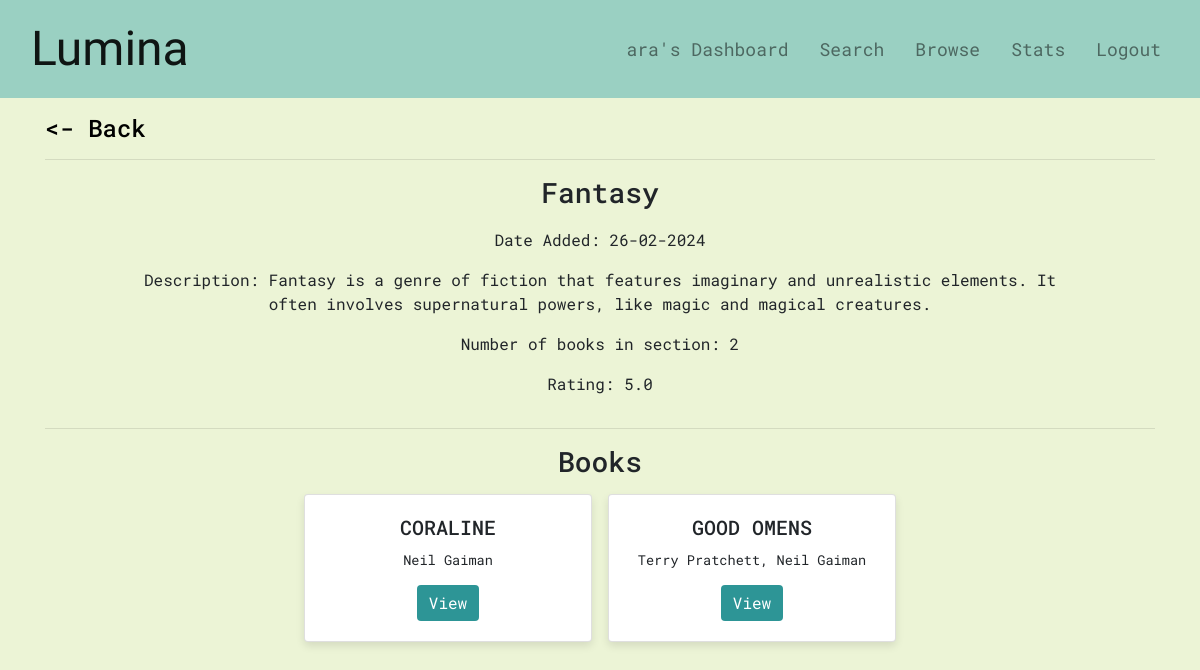
/section/1 (signed in), run on the app's committed database.
### application/models.py (models this page shows)
class User(db.Model):
    __tablename__ = 'user'
    id = db.Column(db.Integer, primary_key=True)
    quota = db.Column(db.Integer, default=0, nullable=False)
    username = db.Column(db.String(30), nullable=False, unique=True)
    password = db.Column(db.String, nullable=False)
    roles = db.relationship('Role', secondary=roles_users, backref=db.backref('users', lazy='dynamic'))
    books_requested = db.relationship('Book', secondary='book_request')

class Section(db.Model):
    __tablename__ = 'section'
    id = db.Column(db.Integer, primary_key=True)
    title = db.Column(db.String(255), nullable=False)
    date_created = db.Column(db.Date, default=db.func.current_date())
    description = db.Column(db.Text)
    avg_rating = db.Column(db.Float)
    books = db.relationship('Book', secondary=sections_books)

class Book(db.Model):
    __tablename__ = 'book'
    id = db.Column(db.Integer, primary_key=True)
    title = db.Column(db.String(255), nullable=False)
    content_link = db.Column(db.String, nullable=False)  # Assuming this is a URL to a PDF file
    description = db.Column(db.Text)
    bookcover_link = db.Column(db.String, nullable=False)
    section_id = db.Column(db.Integer, db.ForeignKey('section.id'))
    author = db.relationship('Author', secondary='book_authors')
    available = db.Column(db.Boolean, default=True)
    avg_rating = db.Column(db.Float)

class Author(db.Model):
    __tablename__ = 'author'
    id = db.Column(db.Integer, primary_key=True)
    name = db.Column(db.String(255), nullable=False, unique=True)
    books = db.relationship('Book', secondary='book_authors', viewonly=True)

### application/controllers.py (the view)
@app.route("/section/<section_id>", methods=['GET', 'POST'])
def section(section_id):
    if "user" in session:
        user = User.query.filter_by(username=session['user']).first()
        section = Section.query.filter_by(id=section_id).first()
        books = Book.query.filter_by(section_id=section_id).order_by(Book.id.asc()).all()
        section_book_count = len(books)
        if request.method == 'GET':
            book_requests = BookRequest.query.filter_by(issued=0).all()
            return render_template('section.html', title=section.title, user=session['user'], role=session['user_role'], section=section, books=books, book_count=section_book_count)
        if request.method == 'POST':
            book_requests = BookRequest.query.filter_by(issued=False).all()
            return redirect("/")
    else:
        return redirect("/")

### application/controllers.py (called while the page is built, shortened)
@app.before_request
def auto_return():
    book_requests = BookRequest.query.filter_by(issued=True).all()
    if book_requests is None:
        return
    return

### templates/section.html (shortened to what this page needs)
{% extends "body.html" %}
{% block body %}
<div class="container mt-3">
    <div>
        {% if role=='admin'%}
        <a id="backlink"href="/manage">
        {% else %}
        <a id="backlink"href="/browse">
        {% endif %}
            <h4><- Back</h4>
        </a>
    </div>
    <hr>
    <div class="row justify-content-center mb-2" style="text-align: center;">
        <div class="col-md-10">
            <h3 class="display-5" style="margin-bottom: 2%;">{{ section.title }}</h3>
            <p>Date Added: {{ section.date_created.strftime('%d-%m-%Y') }}</p>
            {% if section.description %}
            <p>Description: {{ section.description }}</p>
            {% else %}
            <p>Description: -</p>
            {% endif %}
            <p>Number of books in section: {{ book_count}}</p>
            {% if section.avg_rating %}
            <p>Rating: {{ section.avg_rating }}</p>
            {% else %}
            <p>Rating: -</p>
            {% endif %}
        </div>
    </div>
    <hr>
    <div class="row justify-content-center" style="text-align: center;">
        <div class="col-md-12">
            <h3 class="mb-3">Books</h3>
            {% if books %}
            <div class="row justify-content-center mb-2">
                {% for book in books %}
                <div class="card mx-2 book-card">
                    <div class="card-body">
                        <h5 class="card-title text-center">{{ book.title }}</h5>
                        <p class="card-text" id="authornames">
                            {% for author in book.author %}
                            {{ author.name }}{% if not loop.last %}, {% endif %}
                            {% endfor %}
                        </p>
                        {% if role=='admin' %}
                        <a href="/book/{{ book.id }}" class="btn btn-custom">Manage</a>
                        {% else %}
                        <a href="/book/{{ book.id }}" class="btn btn-custom">View</a>
                        {% endif %}
                    </div>
                </div>
                {% endfor %}
            </div>
            {% else %}
            <p class="text-muted">No books have been added to this section.</p>
            {% endif %}
        </div>
    </div>
</div>
{% endblock %}

### templates/body.html (shortened to what this page needs)
<!DOCTYPE html>
<html lang="en">
<head>
  <link rel="stylesheet" href="https://stackpath.bootstrapcdn.com/bootstrap/4.3.1/css/bootstrap.min.css" />
  <link rel="stylesheet" href="/static/styles.css">
</head>
<body>
  <nav class="navbar navbar-expand-lg navbar-light">
    <div class="container-fluid">
      {% if "user" not in session %}
      <a class="navbar-brand" style="left: 50%; transform: translateX(-50%)" href="/">Lumina</a>
      <button class="navbar-toggler" type="button" data-toggle="collapse" data-target="#navbarNav"
        aria-controls="navbarNav" aria-expanded="false" aria-label="Toggle navigation">
        <span class="navbar-toggler-icon"></span>
      </button>
      <div class="collapse navbar-collapse" id="navbarNav">
        <ul class="navbar-nav ml-auto">
          <li class="nav-item active" id="navbarText">
            {% if request.path == '/login' %}
            <a class="nav-link" href="/librarianlogin">Librarian Login</a>
            {% elif request.path == '/librarianlogin' %}
            <a class="nav-link" href="/login">General User Login</a>
            {%endif%}
          </li>
        </ul>
      </div>
      {%else%}
      <a class="navbar-brand" href="/">Lumina</a>
      <div class="collapse navbar-collapse" id="navbarNav">
        <ul class="navbar-nav ml-auto">
          {%if role=='admin'%}
          <li class="nav-item {%if 'Dashboard' in title%}active{% endif %}">
            <a class="nav-link" id="jtext" href="/">Librarian Dashboard</a>
          </li>
          <li class="nav-item {%if 'Search' in title%}active{% endif %}">
            <a class="nav-link" id="jtext" href="/search">Search</a>
          </li>
          <li class="nav-item {%if 'Manage' in title%}active{% endif %}">
            <a class="nav-link" id="jtext" href="/manage">Manage Catalog</a>
          </li>
          <li class="nav-item ">
            <a class="nav-link" id="jtext" href="/">Manage Users</a>
          </li>
          <li class="nav-item ">
            <a class="nav-link" id="jtext" href="/logout">Logout</a>
          </li>
          {%else%}
          <li class="nav-item {%if 'Dashboard' in title%}active{% endif %}">
            <a class="nav-link" id="jtext" href="/">{{user}}'s Dashboard</a>
          </li>
          <li class="nav-item {%if title == 'Search' %}active{% endif %}">
            <a class="nav-link" id="jtext" href="/search">Search</a>
          </li>
          <li class="nav-item {%if title == 'Browse' %}active{% endif %}">
            <a class="nav-link" id="jtext" href="/browse">Browse</a>
          </li>
          <li class="nav-item ">
            <a class="nav-link" id="jtext" href="#">Stats</a>
          </li>
          <li class="nav-item ">
            <a class="nav-link" id="jtext" href="/logout">Logout</a>
          </li>
          {%endif%}
        </ul>
      </div>
    {% endif %}
    </div>
  </nav>
  {% block body %}
  {% endblock %}
</body>
</html>

### static/styles.css (style rules this page uses)
.navbar { background-color: #9ad0c2; }
.navbar-brand { position: relative; font-family: "Ephesis", cursive; font-size: 300%; }
.nav-item { font-size: large; margin-left: 15px; }
.card-body { padding-top: 0.5rem; margin: 0; }
.card-body p { line-height: 0.5rem; }
#authornames { line-height: normal; }
.book-card { display: flex; flex-direction: column; width: 18rem; margin-bottom: 2rem; box-shadow: 0 4px 8px rgba(0,0,0,0.1); }
.book-card .card-body { flex: 1; padding: 1.25rem; display: flex; flex-direction: column; }
.book-card .card-body .card-text { flex-grow: 1; }
#authornames { font-size: 85%; }
#backlink { color: black; }
body { font-family: "Roboto Mono", monospace; background-color: #ecf4d6; }
.btn-custom { background-color: #2d9596; border: #2d9596; font-family: "Roboto Mono", monospace; color: white; align-self: center; }
#jtext { font-family: "Roboto Mono", monospace; }
a { color: #265073; }

### data on the page
User: username "ara"
Section: title "Fantasy", date_created "26-02-2024", description "Fantasy is a genre of fiction that features imaginary and unrealistic elements. It often involves supernatural powers, like magic and magical creatures.", avg_rating "5.0"
Book: title "CORALINE"
Author: name "Neil Gaiman"
Book: title "GOOD OMENS"
Author: name "Terry Pratchett"

### other printed values
{{ book_count }} "2"
